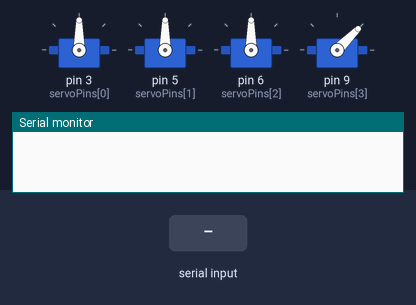
A sketch run on a simulated Arduino Uno, built with avr-gcc and run on an emulated ATmega328P. Shown: 4 × servo, the last lines printed to the serial monitor. Inputs (shaded band) come from the test bench.

Above: at 1.2 s.
1.3 s: "W90\n" received over the second serial link
At 2.06 s:
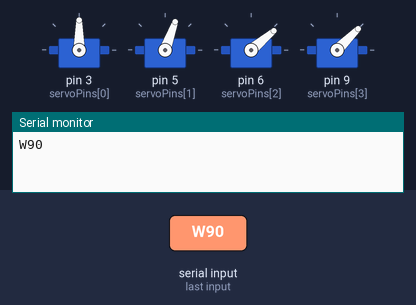
At 2.95 s:
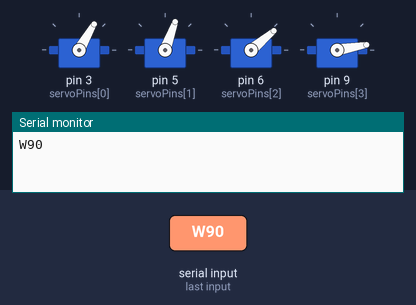
7.3 s: "W,45\n" received over the second serial link
At 11.36 s:
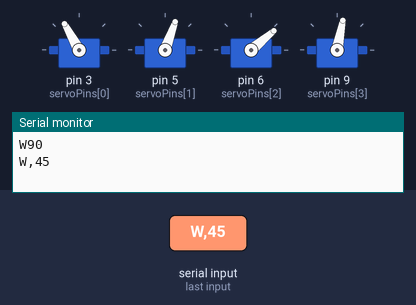
Timing chart, 0 to 16.3 s (numbered marks = the images above; inputs shaded):
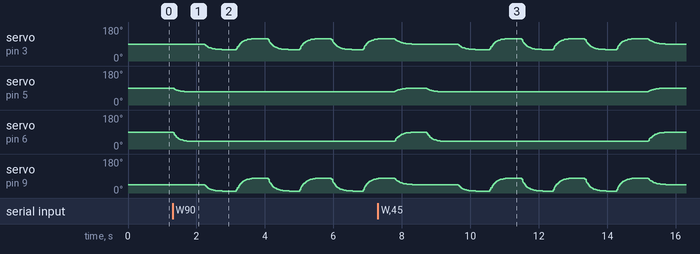

The sketch:

04_Bluetooth_App_Arm.ino
```cpp
/*
  ============================================================
  PROJECT : Bluetooth Controlled Robotic Arm (phone app)
  LEVEL   : Intermediate
  BOARD   : Arduino UNO / Nano
  ============================================================
  ABOUT
    Control each joint of the arm from your phone. Works with
    a simple terminal app or your own MIT App Inventor app with
    4 sliders. Also has a saved "wave hello" animation.

  PARTS
    - Arduino UNO
    - HC-05 / HC-06 Bluetooth module, 1k + 2k resistors
    - 4x servo + robotic arm kit, external 5-6 V supply

  WIRING
    HC-05 TX  -> D2
    HC-05 RX  -> D4   (through 1k/2k voltage divider)
    HC-05 VCC / GND -> 5V / GND
    Base servo     -> D3
    Shoulder servo -> D5
    Elbow servo    -> D6
    Gripper servo  -> D9

  LIBRARIES
    - Servo, SoftwareSerial (built in)

  APP
    "Serial Bluetooth Terminal" (Android) - type commands and press send.
    Or build an MIT App Inventor app with sliders that send the same text.

  HOW IT WORKS
    Send a letter + angle, ending with a new line:
      B90  = base to 90        S120 = shoulder to 120
      E60  = elbow to 60       G30  = gripper to 30
      H    = home position     W    = wave hello
    Joints move smoothly to the new angle.

  TIPS
    - In Serial Bluetooth Terminal, set "Newline" to LF in settings.
  ============================================================
*/

#include <Servo.h>
#include <SoftwareSerial.h>

SoftwareSerial bt(2, 4);   // RX, TX

const int servoPins[4] = {3, 5, 6, 9};
const char jointKey[4] = {'B', 'S', 'E', 'G'};
const int minAngle[4]  = {0,   20,  20,  10};
const int maxAngle[4]  = {180, 160, 160, 90};
const int homeAngle[4] = {90,  90,  90,  45};

Servo joints[4];
float current[4];
int target[4];
String command = "";

void setup() {
  Serial.begin(9600);
  bt.begin(9600);
  for (int i = 0; i < 4; i++) {
    current[i] = target[i] = homeAngle[i];
    joints[i].attach(servoPins[i]);
    joints[i].write(homeAngle[i]);
  }
  bt.println("Arm ready. Send B90, S120, E60, G30, H or W");
}

void loop() {
  while (bt.available()) {
    char c = bt.read();
    if (c == '\n' || c == '\r') {
      if (command.length() > 0) handleCommand(command);
      command = "";
    } else {
      command += c;
    }
  }
  smoothStep();
  delay(15);
}

void handleCommand(String cmd) {
  cmd.trim();
  cmd.toUpperCase();
  Serial.println(cmd);
  char key = cmd.charAt(0);

  if (key == 'H') {
    for (int i = 0; i < 4; i++) target[i] = homeAngle[i];
    return;
  }
  if (key == 'W') { waveHello(); return; }

  for (int i = 0; i < 4; i++) {
    if (key == jointKey[i]) {
      int a = cmd.substring(1).toInt();
      target[i] = constrain(a, minAngle[i], maxAngle[i]);
      bt.print(jointKey[i]); bt.print(" -> "); bt.println(target[i]);
    }
  }
}

// move each joint a little closer to its target
void smoothStep() {
  for (int i = 0; i < 4; i++) {
    current[i] += (target[i] - current[i]) * 0.1;
    joints[i].write((int)current[i]);
  }
}

void moveAndWait(int b, int s, int e, int g) {
  target[0] = b; target[1] = s; target[2] = e; target[3] = g;
  for (int k = 0; k < 60; k++) { smoothStep(); delay(15); }
}

void waveHello() {
  moveAndWait(90, 70, 40, 45);
  for (int k = 0; k < 3; k++) {
    moveAndWait(60, 70, 40, 10);
    moveAndWait(120, 70, 40, 80);
  }
  moveAndWait(homeAngle[0], homeAngle[1], homeAngle[2], homeAngle[3]);
}
```
